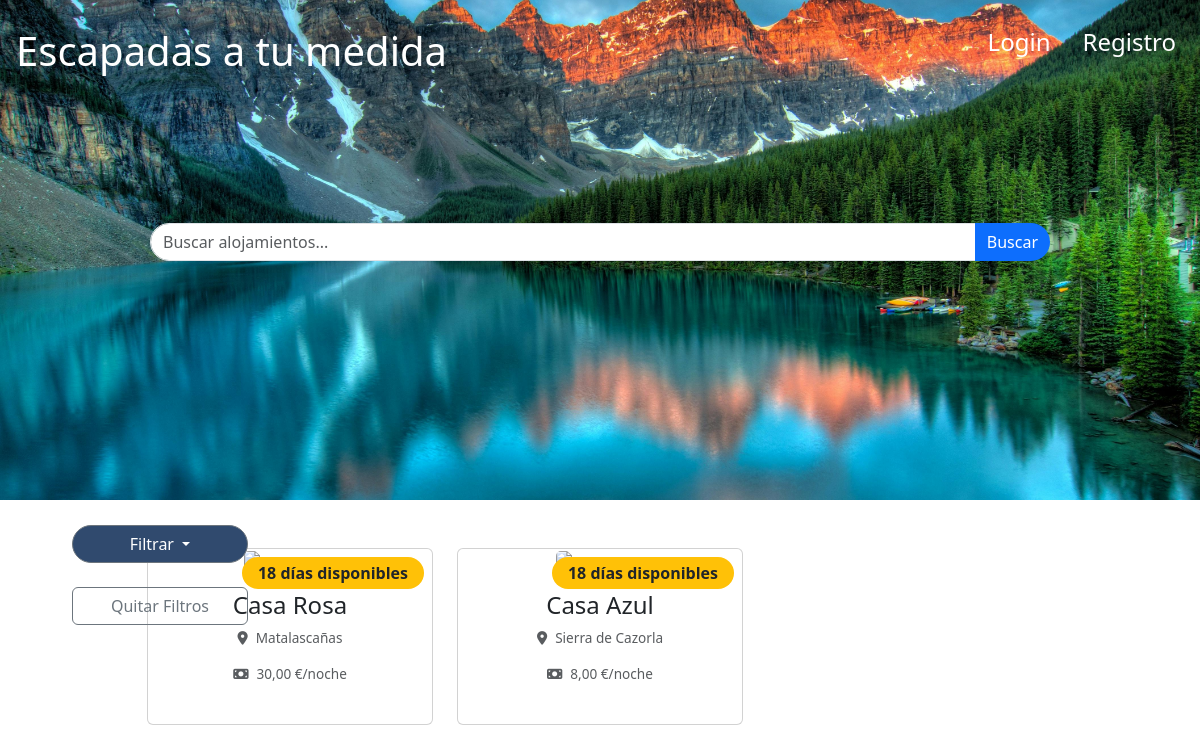
The page / on the database its author committed.
### alquileres/models.py (models this page shows, shortened)
class Propiedad(models.Model):
    TIPO_PROPIEDAD_CHOICES = [
        ('apartamento', 'Apartamento'),
        ('casa', 'Casa'),
        ('habitacion', 'Habitación'),
        ('villa', 'Villa'),
        ('estudio', 'Estudio'),
        ('loft', 'Loft'),
        ('bungalow', 'Bungalow'),
        ('cabaña', 'Cabaña'),
        ('castillo', 'Castillo'),
        ('caravana', 'Caravana'),
        ('barco', 'Barco'),
        ('iglú', 'Iglú'),
        ('finca', 'Finca'),
        ('chalet', 'Chalet'),
        ('casa_rural', 'Casa Rural'),
        ('residencia_universitaria', 'Residencia Universitaria'),
        ('penthouse', 'Penthouse'),
        ('granja', 'Granja'),
        ('hostal', 'Hostal'),
        ('hotel', 'Hotel'),
        ('camping', 'Camping'),
        ('resort', 'Resort'),
        ('tienda_de_campaña', 'Tienda de Campaña'),
        ('casa_flotante', 'Casa Flotante'),
        ('casa_en_arbol', 'Casa en Árbol'),
        ('domo', 'Domo'),
        ('yurta', 'Yurta'),
        ('container', 'Container'),
        ('apartamento_estudio', 'Apartamento Estudio'),
        ('aparthotel', 'Aparthotel'),
    ]
    propietario = models.ForeignKey(PerfilUsuario, on_delete=models.CASCADE, limit_choices_to={'tipo_usuario': 'anfitrion'})
    titulo = models.CharField(max_length=255)
    descripcion = models.TextField()
    ubicacion = models.CharField(max_length=255)
    precio_por_noche = models.DecimalField(max_digits=10, decimal_places=2)
    num_maximo_huespedes = models.IntegerField()
    num_maximo_habitaciones = models.IntegerField()
    servicios_disponibles = models.TextField()
    tipo = models.CharField(max_length=50, choices=TIPO_PROPIEDAD_CHOICES)  # Campo con opciones predefinidas

### alquileres/views.py (the view)
# urls.py: path('', views.home, name='home'),
def home(request):
    propiedades = Propiedad.objects.all()
    today= now().date()
    if request.user.is_authenticated:
        perfil_usuario = request.user.perfilusuario  # Solo lo obtenemos si el usuario está autenticado
    else:
        perfil_usuario = None  # Si no está autenticado, no intentamos obtener el perfil
    form = FiltroAlojamientosHomeForm(request.GET)  # Formulario para filtros detallados
    if form.is_valid():
        ubicacion = form.cleaned_data.get('ubicacion')
        precio_min = form.cleaned_data.get('precio_min')
        precio_max = form.cleaned_data.get('precio_max')
        num_maximo_huespedes = form.cleaned_data.get('num_maximo_huespedes')
        num_maximo_habitaciones = form.cleaned_data.get('num_maximo_habitaciones')
        tipo = form.cleaned_data.get('tipo')
        valoracion_minima = form.cleaned_data.get('valoracion_minima')
        if ubicacion:
            propiedades = propiedades.filter(ubicacion__icontains=ubicacion)
        if num_maximo_huespedes is not None:
            propiedades = propiedades.filter(num_maximo_huespedes__gte=num_maximo_huespedes)
            propiedades = propiedades.order_by('num_maximo_huespedes')
        if num_maximo_habitaciones is not None:
            propiedades = propiedades.filter(num_maximo_habitaciones=num_maximo_habitaciones)
        if precio_min is not None:
            propiedades = propiedades.filter(precio_por_noche__gte=precio_min)
        if precio_max is not None:
            propiedades = propiedades.filter(precio_por_noche__lte=precio_max)
        if tipo is not None:
            propiedades = propiedades.filter(tipo__icontains=tipo)
        if valoracion_minima is not None:
            propiedades = propiedades.annotate(promedio_calificacion=Avg('valoraciones__calificacion'))
            propiedades = propiedades.filter(promedio_calificacion__gte=valoracion_minima)
    propiedades_con_disponibilidad = []
    for propiedad in propiedades:
        disponibilidad = propiedad.disponibilidades.filter(fecha__gte=today).order_by('fecha')
        propiedades_con_disponibilidad.append({
            'propiedad': propiedad,
            'dias_disponibles': disponibilidad.count()  # Contar los días
        })
    return render(request, 'home.html', {'perfil_usuario': perfil_usuario, 'form': form, 'resultados':propiedades_con_disponibilidad})

### alquileres/forms.py
class FiltroAlojamientosHomeForm(forms.Form):
    ubicacion = forms.CharField(required=False, label="Ubicación")
    precio_min = forms.DecimalField(max_digits=10, decimal_places=2, required=False, label="Precio mínimo")
    precio_max = forms.DecimalField(max_digits=10, decimal_places=2, required=False, label="Precio máximo")
    num_maximo_huespedes = forms.IntegerField(required=False, label="Número de huéspedes")
    num_maximo_habitaciones = forms.IntegerField(required=False, label="Número de habitaciones")
    tipo = forms.CharField(required=False, label="Tipo")
    valoracion_minima = forms.DecimalField(max_digits=10, decimal_places=2, required=False, label="Valoración mínima")

### alquileres/templates/home.html (shortened to what this page needs)
{% extends "base.html" %}
{% block content %}
<div class="container mt-4">
    <div class="row">
        <div class="col-md-2" style="position: absolute; top: 525px; left: 60px; z-index: 10; width: 200px;">
            <div class="sticky-top">
                <div class="dropdown filter-dropdown mb-4">
                    <button class="btn btn-secondary dropdown-toggle rounded-pill w-100" type="button"
                        id="filterDropdown" data-bs-toggle="dropdown" aria-expanded="false"
                        style="background-color: #304a6e; color: white;">
                        Filtrar
                    </button>
                </div>
                <a href="{% url 'home' %}" class="btn btn-outline-secondary w-100">Quitar Filtros</a>
            </div>
        </div>
        <div class="col-md-10" style="margin-left: auto; margin-right: auto;">
            <div class="result-list text-center mt-4">
                {% if resultados %}
                <div class="row row-cols-1 row-cols-md-3 g-4 d-flex justify-content-left">
                    {% for resultado in resultados %}
                    <div class="col d-flex align-items-stretch">
                        <a href="{% url 'mostrar_propiedad' resultado.propiedad.id %}"
                            class="text-decoration-none text-dark w-100">
                            <div class="card h-100 mb-4">
                                <div class="position-relative">
                                    <span
                                        class="badge rounded-pill bg-warning text-dark fs-6 px-3 py-2 position-absolute top-0 end-0 m-2">
                                        {{ resultado.dias_disponibles }} días disponibles
                                    </span>
                                </div>
                                <div class="card-body">
                                    <h4 class="card-title">{{ resultado.propiedad.titulo }}</h4>
                                    <p class="card-text text-muted" style="font-size: 0.85rem;">
                                        <i class="fas fa-map-marker-alt me-2"></i>{{ resultado.propiedad.ubicacion }}
                                    </p>
                                    <p class="card-text text-muted" style="font-size: 0.85rem;">
                                        <i class="fas fa-money-bill me-2"></i>{{ resultado.propiedad.precio_por_noche }}
                                        €/noche
                                    </p>
                                </div>
                            </div>
                        </a>
                    </div>
                    {% endfor %}
                </div>
                {% else %}
                <p class="text-danger">No se encontraron resultados.</p>
                {% endif %}
            </div>
        </div>
    </div>
</div>
{% endblock %}

### rows shown on the page
Propiedad: dias_disponibles "18", propiedad.titulo "Casa Rosa", propiedad.ubicacion "Matalascañas", propiedad.precio_por_noche "30,00"
Propiedad: dias_disponibles "18", propiedad.titulo "Casa Azul", propiedad.ubicacion "Sierra de Cazorla", propiedad.precio_por_noche "8,00"
